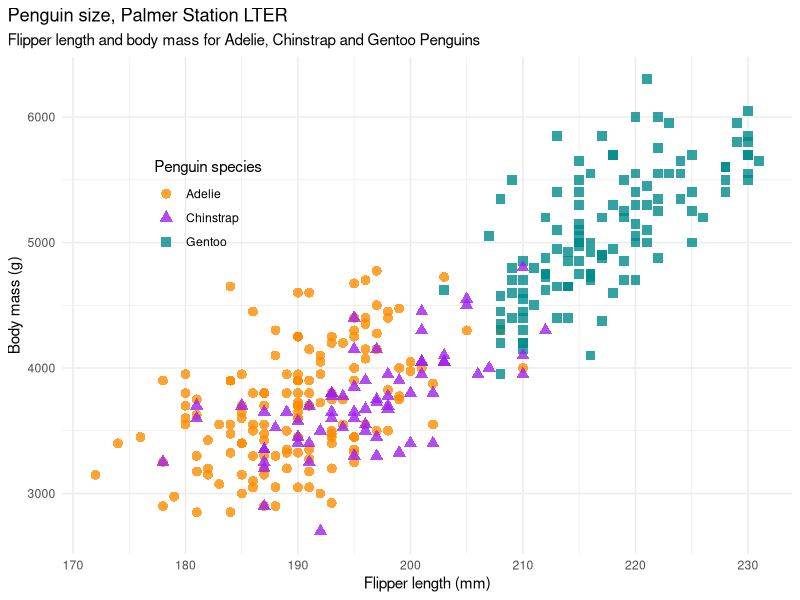
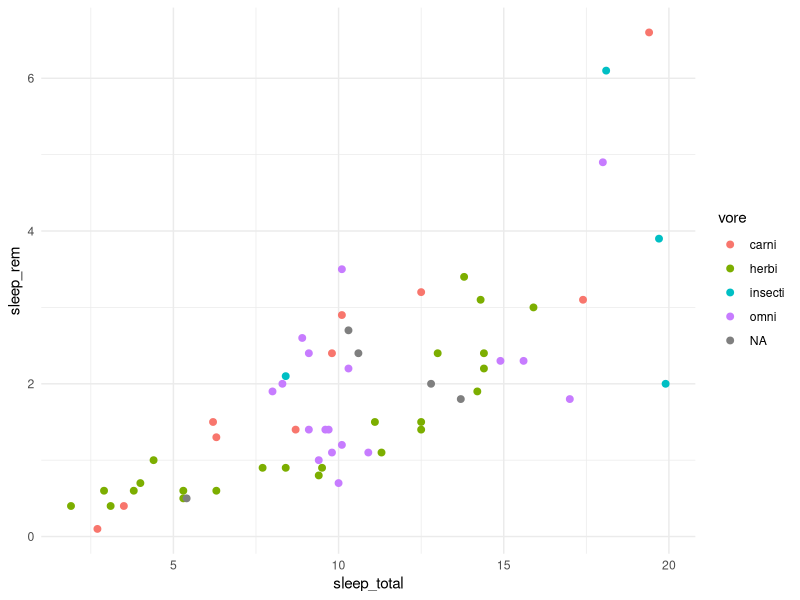
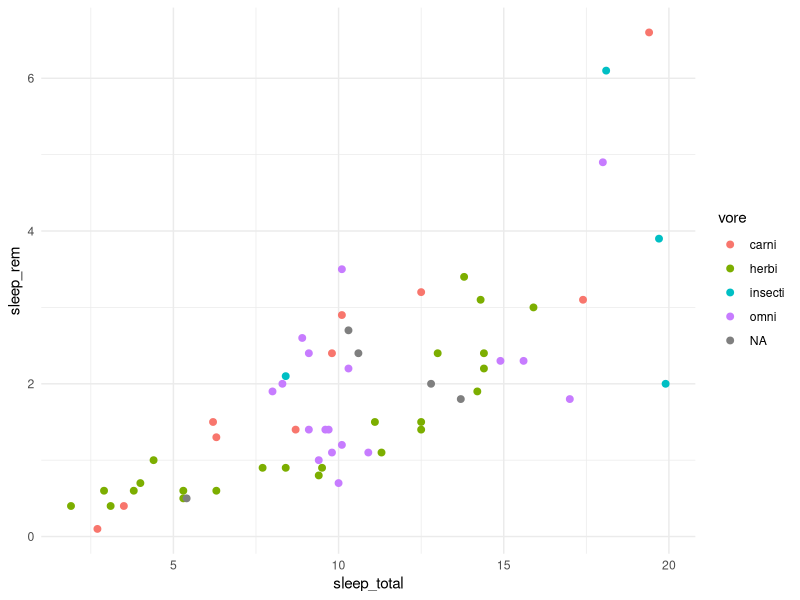

Reproduce these figures in R, in order.
## ---- chunk 1

78 * 87
## ---- chunk 2

library(palmerpenguins)
library(ggplot2)
ggplot2::theme_set(ggplot2::theme_minimal())

mass_flipper <- ggplot(data = penguins, 
                       aes(x = flipper_length_mm,
                           y = body_mass_g)) +
  geom_point(aes(color = species, 
                 shape = species),
             size = 3,
             alpha = 0.8) +
  scale_color_manual(values = c("darkorange","purple","cyan4")) +
  labs(title = "Penguin size, Palmer Station LTER",
       subtitle = "Flipper length and body mass for Adelie, Chinstrap and Gentoo Penguins",
       x = "Flipper length (mm)",
       y = "Body mass (g)",
       color = "Penguin species",
       shape = "Penguin species") +
  theme(legend.position = c(0.2, 0.7),
        plot.title.position = "plot",
        plot.caption = element_text(hjust = 0, face= "italic"),
        plot.caption.position = "plot")

print(mass_flipper)
#> Warning: Removed 2 rows containing missing values (geom_point).
## ---- chunk 3
# First load the package
library(tidyverse)

# Now create the figure
ggplot(data = msleep, aes(x = sleep_total, y = sleep_rem, colour = vore)) +
  geom_point(size = 2)

## ---- chunk 4
# First load the package
library(tidyverse)

# Now create the figure
ggplot(data = msleep, aes(x = sleep_total, y = sleep_rem, colour = vore)) +
  geom_point(size = 2)

## ---- chunk 5
a <- 1 
a
## ---- chunk 6
b <- "I love stats"
b
## ---- chunk 7
c <- c(2,3,4,5)
c
## ---- chunk 8

# object_name <- object_content
my_obj <- "I am hungry"
## ---- chunk 9
my_obj
## ---- chunk 10
a <- 10
b <- 3
## ---- chunk 11

a + b
a - b
a * b

## ---- chunk 12
a <- 10
b <- 3

## ---- chunk 13
a == b
a != b
a <= b
## ---- chunk 14
a <- 9
b <- 3

## ---- chunk 15

(a > b) & (a > b)
(a < b) | (a > b)

## ---- chunk 16

1:9

9 %in% c(1, 2, 4, 6)

"moose" %in% c("moose", "elk", "deer")

## ---- chunk 17
a <- 5
b <- 10
c <- 7
## ---- chunk 18
(a + b + c)/3
## ---- chunk 19
mean(c(a, b, c))
## ---- chunk 20
mean(x = c(2, 4, 5, 6, 7, NA))

## ---- chunk 21
mean(x = c(2, 4, 5, 6, 7, NA))
## ---- chunk 22
mean(x = c(2, 4, 5, 6, 7, NA), 
     na.rm = TRUE)
## ---- chunk 23

standard_error <- function(data){
  n <- length(data)
  sd <- sd(data)
  se <- sd/sqrt(n)
  
  return(se)
}

se_my_data <- standard_error(c(2, 5, 8, 7, 9, 8, 9, 1, 5, 4))
se_my_data
## ---- chunk 24
a <- "hi"
b <- "56.4"
## ---- chunk 25
class(b)
## ---- chunk 26
as.numeric(b)
## ---- chunk 27

a <- c("a", "b", "c")
a

## ---- chunk 28

d <- tibble(letters = c("a", "b", "c"),
            numbers = c(1, 3, 4),
            treat = c("control", "control", "control"))
d
